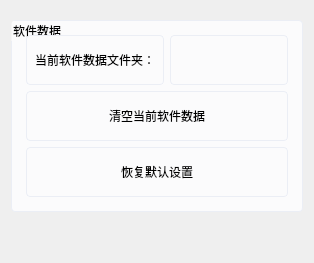
         <widget class="QWidget" name="tabSoftwareSettings">
          <attribute name="title">
           <string> 软件设置 </string>
          </attribute>
          <layout class="QVBoxLayout" name="softwareSettingsPageLayout">
           <property name="topMargin">
            <number>20</number>
           </property>
           <item>
            <widget class="QGroupBox" name="softwareDataGroupBox">
             <property name="styleSheet">
              <string notr="true">background: #fbfbfc; border: 1px solid #ebeef5; border-radius: 4px; padding: 5px;</string>
             </property>
             <property name="title">
              <string>软件数据</string>
             </property>
             <layout class="QFormLayout" name="softwareDataFormLayout">
              <item row="0" column="0">
               <widget class="QLabel" name="label_softwareDataDir">
                <property name="minimumSize">
                 <size>
                  <width>0</width>
                  <height>50</height>
                 </size>
                </property>
                <property name="text">
                 <string>当前软件数据文件夹：</string>
                </property>
               </widget>
              </item>
              <item row="0" column="1">
               <widget class="QLineEdit" name="lineEdit_softwareDataDir">
                <property name="minimumSize">
                 <size>
                  <width>0</width>
                  <height>50</height>
                 </size>
                </property>
                <property name="readOnly">
                 <bool>true</bool>
                </property>
               </widget>
              </item>
              <item row="1" column="0" colspan="2">
               <widget class="QPushButton" name="pushButton_clearSoftwareData">
                <property name="minimumSize">
                 <size>
                  <width>0</width>
                  <height>50</height>
                 </size>
                </property>
                <property name="text">
                 <string>清空当前软件数据</string>
                </property>
               </widget>
              </item>
              <item row="2" column="0" colspan="2">
               <widget class="QPushButton" name="pushButton_restoreDefaultSettings">
                <property name="minimumSize">
                 <size>
                  <width>0</width>
                  <height>50</height>
                 </size>
                </property>
                <property name="text">
                 <string>恢复默认设置</string>
                </property>
               </widget>
              </item>
             </layout>
            </widget>
           </item>
           <item>
            <spacer name="softwareSettingsVerticalSpacer">
             <property name="orientation">
              <enum>Qt::Vertical</enum>
             </property>
             <property name="sizeHint" stdset="0">
              <size>
               <width>20</width>
               <height>40</height>
              </size>
             </property>
            </spacer>
           </item>
          </layout>
         </widget>
